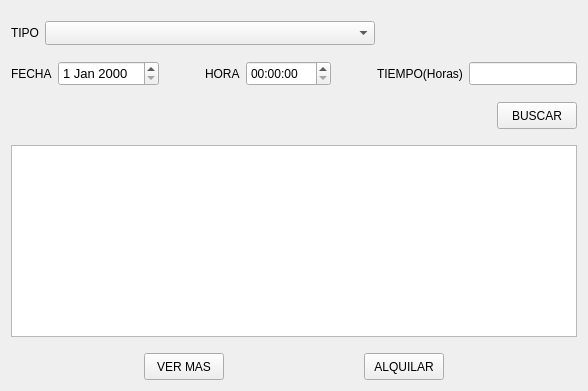
      <widget class="QWidget" name="ventanaAlquilar">
       <attribute name="title">
        <string>ALQUILAR</string>
       </attribute>
       <layout class="QVBoxLayout" name="verticalLayout_2">
        <item>
         <layout class="QHBoxLayout" name="horizontalLayout_4">
          <property name="topMargin">
           <number>10</number>
          </property>
          <item>
           <widget class="QLabel" name="label">
            <property name="font">
             <font>
              <pointsize>9</pointsize>
              <weight>50</weight>
              <bold>false</bold>
             </font>
            </property>
            <property name="text">
             <string>TIPO</string>
            </property>
           </widget>
          </item>
          <item>
           <widget class="QComboBox" name="tipoEventoAlquilar">
            <property name="minimumSize">
             <size>
              <width>330</width>
              <height>24</height>
             </size>
            </property>
           </widget>
          </item>
          <item>
           <spacer name="horizontalSpacer">
            <property name="orientation">
             <enum>Qt::Horizontal</enum>
            </property>
            <property name="sizeHint" stdset="0">
             <size>
              <width>40</width>
              <height>20</height>
             </size>
            </property>
           </spacer>
          </item>
         </layout>
        </item>
        <item>
         <layout class="QHBoxLayout" name="horizontalLayout">
          <property name="topMargin">
           <number>10</number>
          </property>
          <item>
           <widget class="QLabel" name="label_2">
            <property name="font">
             <font>
              <pointsize>9</pointsize>
              <weight>50</weight>
              <bold>false</bold>
             </font>
            </property>
            <property name="text">
             <string>FECHA</string>
            </property>
           </widget>
          </item>
          <item>
           <widget class="QDateEdit" name="fechaAlquilar">
            <property name="minimumSize">
             <size>
              <width>85</width>
              <height>25</height>
             </size>
            </property>
            <property name="font">
             <font>
              <pointsize>10</pointsize>
             </font>
            </property>
           </widget>
          </item>
          <item>
           <spacer name="horizontalSpacer_3">
            <property name="orientation">
             <enum>Qt::Horizontal</enum>
            </property>
            <property name="sizeHint" stdset="0">
             <size>
              <width>40</width>
              <height>20</height>
             </size>
            </property>
           </spacer>
          </item>
          <item>
           <widget class="QLabel" name="label_3">
            <property name="font">
             <font>
              <pointsize>9</pointsize>
              <weight>50</weight>
              <bold>false</bold>
             </font>
            </property>
            <property name="text">
             <string>HORA</string>
            </property>
           </widget>
          </item>
          <item>
           <widget class="QTimeEdit" name="horaAlquilar">
            <property name="minimumSize">
             <size>
              <width>85</width>
              <height>25</height>
             </size>
            </property>
            <property name="font">
             <font>
              <pointsize>9</pointsize>
             </font>
            </property>
           </widget>
          </item>
          <item>
           <spacer name="horizontalSpacer_4">
            <property name="orientation">
             <enum>Qt::Horizontal</enum>
            </property>
            <property name="sizeHint" stdset="0">
             <size>
              <width>40</width>
              <height>20</height>
             </size>
            </property>
           </spacer>
          </item>
          <item>
           <widget class="QLabel" name="label_4">
            <property name="font">
             <font>
              <pointsize>9</pointsize>
              <weight>50</weight>
              <bold>false</bold>
             </font>
            </property>
            <property name="text">
             <string>TIEMPO(Horas)</string>
            </property>
           </widget>
          </item>
          <item>
           <widget class="QLineEdit" name="tiempoAlquilar">
            <property name="minimumSize">
             <size>
              <width>0</width>
              <height>23</height>
             </size>
            </property>
           </widget>
          </item>
         </layout>
        </item>
        <item>
         <layout class="QHBoxLayout" name="horizontalLayout_2">
          <property name="topMargin">
           <number>10</number>
          </property>
          <property name="bottomMargin">
           <number>10</number>
          </property>
          <item>
           <spacer name="horizontalSpacer_8">
            <property name="orientation">
             <enum>Qt::Horizontal</enum>
            </property>
            <property name="sizeHint" stdset="0">
             <size>
              <width>40</width>
              <height>20</height>
             </size>
            </property>
           </spacer>
          </item>
          <item>
           <widget class="QPushButton" name="btnBuscarAlquilar">
            <property name="minimumSize">
             <size>
              <width>0</width>
              <height>27</height>
             </size>
            </property>
            <property name="font">
             <font>
              <pointsize>9</pointsize>
              <weight>50</weight>
              <bold>false</bold>
             </font>
            </property>
            <property name="text">
             <string>BUSCAR</string>
            </property>
           </widget>
          </item>
         </layout>
        </item>
        <item>
         <widget class="QTableWidget" name="tablaAlquilar">
          <property name="enabled">
           <bool>true</bool>
          </property>
         </widget>
        </item>
        <item>
         <layout class="QHBoxLayout" name="horizontalLayout_3">
          <property name="topMargin">
           <number>10</number>
          </property>
          <item>
           <spacer name="horizontalSpacer_5">
            <property name="orientation">
             <enum>Qt::Horizontal</enum>
            </property>
            <property name="sizeHint" stdset="0">
             <size>
              <width>40</width>
              <height>20</height>
             </size>
            </property>
           </spacer>
          </item>
          <item>
           <widget class="QPushButton" name="btnVerMasAlquilar">
            <property name="minimumSize">
             <size>
              <width>0</width>
              <height>27</height>
             </size>
            </property>
            <property name="font">
             <font>
              <pointsize>9</pointsize>
              <weight>50</weight>
              <bold>false</bold>
             </font>
            </property>
            <property name="text">
             <string>VER MAS</string>
            </property>
           </widget>
          </item>
          <item>
           <spacer name="horizontalSpacer_6">
            <property name="orientation">
             <enum>Qt::Horizontal</enum>
            </property>
            <property name="sizeHint" stdset="0">
             <size>
              <width>40</width>
              <height>20</height>
             </size>
            </property>
           </spacer>
          </item>
          <item>
           <widget class="QPushButton" name="btnAlquilar">
            <property name="minimumSize">
             <size>
              <width>0</width>
              <height>27</height>
             </size>
            </property>
            <property name="font">
             <font>
              <pointsize>9</pointsize>
              <weight>50</weight>
              <bold>false</bold>
             </font>
            </property>
            <property name="text">
             <string>ALQUILAR</string>
            </property>
           </widget>
          </item>
          <item>
           <spacer name="horizontalSpacer_7">
            <property name="orientation">
             <enum>Qt::Horizontal</enum>
            </property>
            <property name="sizeHint" stdset="0">
             <size>
              <width>40</width>
              <height>20</height>
             </size>
            </property>
           </spacer>
          </item>
         </layout>
        </item>
       </layout>
      </widget>
